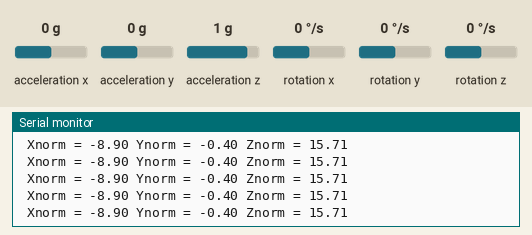
A sketch run on a simulated Arduino Uno, built with avr-gcc and run on an emulated ATmega328P. On the bench: the last lines printed to the serial monitor. The inputs (shaded band) are chosen by the test bench; at power-on: acceleration z 1 g, acceleration x 0 g, acceleration y 0 g, rotation x 0 °/s, rotation y 0 °/s, rotation z 0 °/s.

Above: at 1.2 s.
1.3 s: acceleration z set to -1.4 g
At 2.4 s:
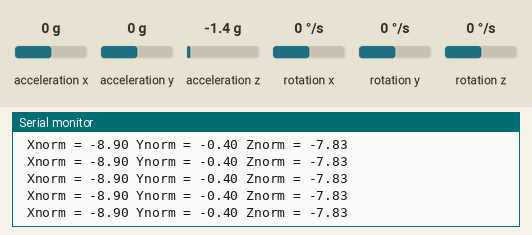
4.3 s: acceleration x set to 1.4 g
At 5.2 s:
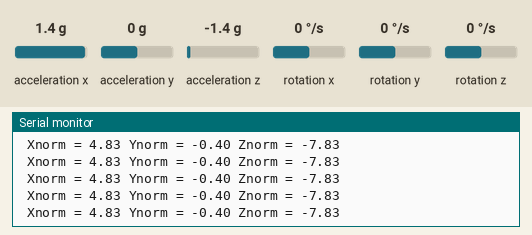
7.3 s: acceleration x set to 0 g
At 8.3 s:
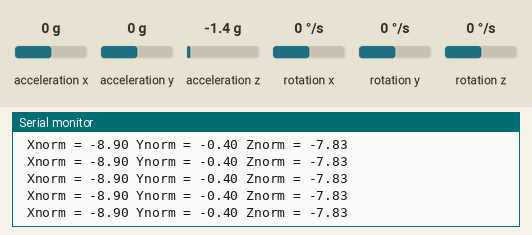
10.3 s: acceleration y set to 0.8 g
At 11.1 s:
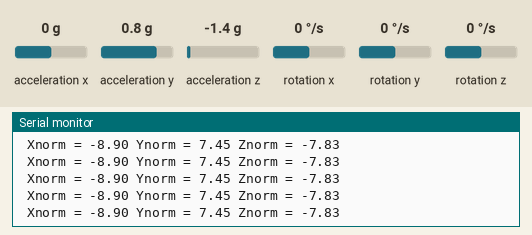
13.3 s: acceleration y set to -0.8 g
At 14.4 s:
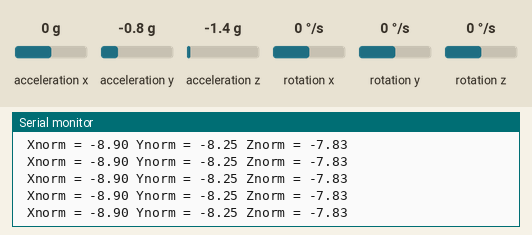
Timing chart, 0 to 16.3 s (numbered marks = the images above; inputs shaded):
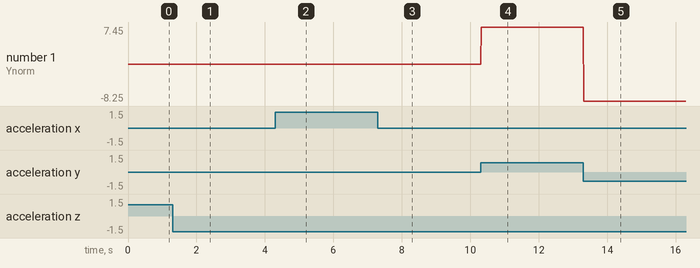

Measured:
- after the input at 1.3 s, the serial monitor: prints a new line at once (image 1)
- after the input at 4.3 s, the serial monitor: prints a new line at once (image 2)
- after the input at 7.3 s, the serial monitor: prints a new line at once (image 3)
- after the input at 10.3 s, the serial monitor: prints a new line at once (image 4)
- after the input at 13.3 s, the serial monitor: prints a new line at once (image 5)
- plotted number 1: -0.4 → 7.45 after the input at 10.3 s, 7.45 → -8.25 after the input at 13.3 s

The sketch:

Accelerometer.ino
```cpp
#include <Wire.h>
#include <MPU6050.h>

float ax, ay, az;
MPU6050 mpu;

void setup()
{
  Serial.begin(115200);
  Serial.println("Initialize MPU6050");

  while(!mpu.begin(MPU6050_SCALE_2000DPS, MPU6050_RANGE_2G))
  {
    Serial.println("Could not find a valid MPU6050 sensor, check wiring!");
    delay(500);
  }
mpu.setThreshold(30);
}

void loop()
{
  Vector normAccel = mpu.readNormalizeAccel();

  ax = normAccel.XAxis-8.9;
  ay = normAccel.YAxis-0.4;
  az = normAccel.ZAxis+5.9;

  Serial.print(" Xnorm = ");
  Serial.print(ax);
  Serial.print(" Ynorm = ");
  Serial.print(ay);
  Serial.print(" Znorm = ");
  Serial.println(az);

  delay(10);
}
```
